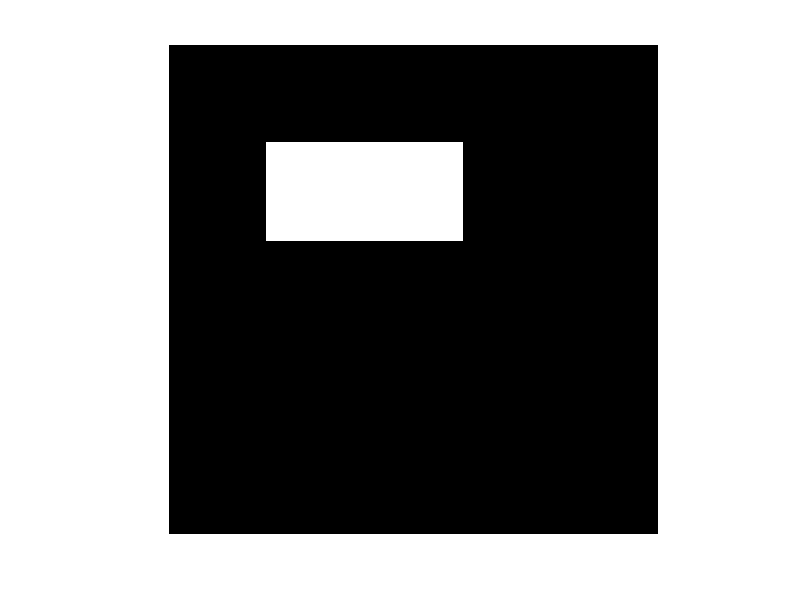

The MATLAB source for this figure:
clc;
clear;
close all;

img = zeros(500,500);
img(100:200,100:300) = 1;
imwrite(img,'MyImage.png');

img2 = im2double(imread('MyImage.png'));
imshow(img2)
